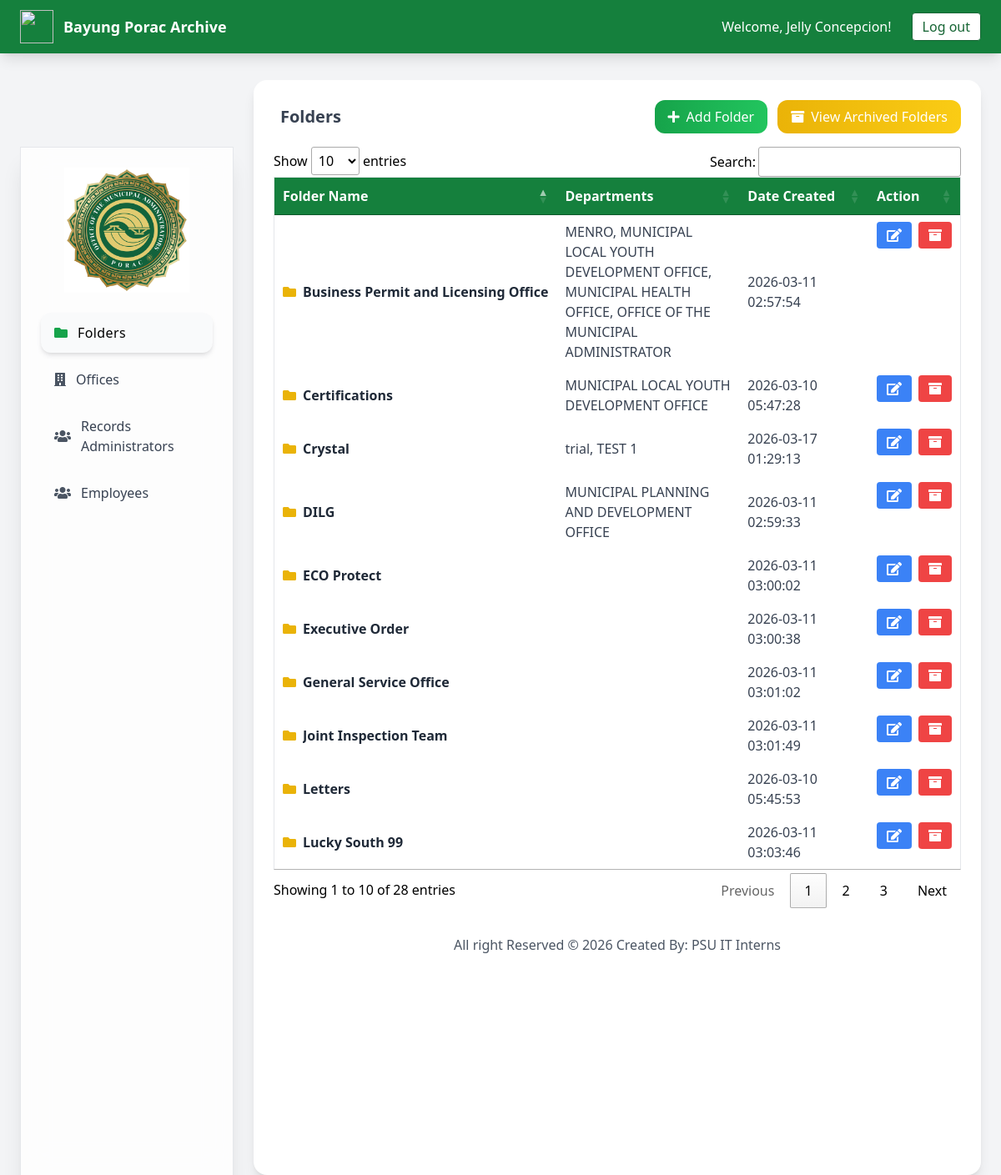
The page /system-administrator/folder_management.php (signed in) on the database its author committed.
### tables this page shows
CREATE TABLE `folders` (
  `folder_id` int(11) NOT NULL,
  `folder_name` varchar(150) NOT NULL,
  `folder_status` enum('Active','Archived') DEFAULT 'Active',
  `created_at` timestamp NOT NULL DEFAULT current_timestamp()
);

### system-administrator/folder_management.php (the view, shortened to what this page needs)
<!DOCTYPE html>
<html lang="en">
<?php
require_once("../include/connection.php");
$query = mysqli_query($conn,"
SELECT
f.folder_id,
f.folder_name,
f.created_at,
GROUP_CONCAT(d.department_name SEPARATOR ', ') as departments
FROM folders f
LEFT JOIN folder_departments fd ON f.folder_id = fd.folder_id
LEFT JOIN departments d ON fd.department_id = d.department_id
WHERE f.folder_status='Active'
GROUP BY f.folder_id
ORDER BY f.folder_name ASC
");
?>
<head>
<link href="https://cdn.datatables.net/1.10.25/css/jquery.dataTables.min.css" rel="stylesheet">
<link rel="stylesheet" href="https://cdnjs.cloudflare.com/ajax/libs/font-awesome/5.15.4/css/all.min.css" />
<script src="https://cdn.tailwindcss.com"></script>
</head>
<body class="bg-gray-100 font-sans">
<nav class="fixed top-0 w-full bg-green-700 shadow-lg z-50">
  <div class="flex flex-col sm:flex-row justify-between items-center
              h-auto sm:h-16 px-4 sm:px-6 py-2 sm:py-0 gap-2 sm:gap-0">
    <div class="flex items-center space-x-3">
      <img src="js/img/municipalLogo.png" class="w-8 h-8 sm:w-10 sm:h-10 object-contain">
      <h1 class="text-white font-semibold text-base sm:text-lg text-center sm:text-left">
        Bayung Porac Archive
      </h1>
    </div>
    <div class="flex flex-col sm:flex-row items-center
                gap-2 sm:space-x-4 text-white
                text-sm sm:text-base text-center sm:text-left">
      <span>
        Welcome, <?php echo ucwords(htmlentities($_SESSION['admin_name'])); ?>!
      </span>
      <a href="#" onclick="confirmLogout(this)"
         class="bg-white text-green-800 border border-green-800 px-3 py-1 rounded
                hover:bg-green-800 hover:text-white hover:border-white
                transition-colors duration-300">
        Log out
      </a>
    </div>
  </div>
</nav>
<div class="mt-24 px-4 sm:px-6 flex flex-col lg:flex-row gap-6">
 <aside id="sidebar"
       class="fixed top-20 left-0 z-50 w-64 bg-white/80 backdrop-blur-lg shadow-xl p-4 sm:p-6 border border-gray-200 flex flex-col items-center h-[calc(100vh-6rem)] transform -translate-x-full transition-transform duration-300 lg:translate-x-0 lg:relative lg:flex">
  <img src="img/adminLogo.png"
       class="square-logo mb-6 max-w-[120px] sm:max-w-[150px] transition-transform duration-300 hover:scale-105">
  <nav class="w-full space-y-2">
    <a href="folder_management.php"
       class="group flex items-center gap-3 w-full px-4 py-3 rounded-xl
              bg-gray-50 shadow-md hover:bg-gray-100 hover:shadow-xl hover:-translate-y-1
              transition-all duration-300">
      <i class="fas fa-folder text-green-600"></i>
      <span class="font-medium tracking-wide text-sm sm:text-base">Folders</span>
    </a>
    <a href="department_management.php"
       class="group flex items-center gap-3 w-full px-4 py-3 rounded-xl text-gray-700 hover:bg-gray-50 hover:-translate-y-1 hover:shadow-md transition-all duration-300">
      <i class="fas fa-building text-gray-600 group-hover:text-green-600 transition-colors"></i>
      <span class="font-medium text-sm sm:text-base">Offices</span>
    </a>
    <a href="view_admin.php"
       class="group flex items-center gap-3 w-full px-4 py-3 rounded-xl text-gray-700 hover:bg-gray-50 hover:-translate-y-1 hover:shadow-md transition-all duration-300">
      <i class="fas fa-users text-gray-600 group-hover:text-green-600 transition-colors"></i>
      <span class="font-medium text-sm sm:text-base">Records Administrators</span>
    </a>
    <a href="view_user.php"
       class="group flex items-center gap-3 w-full px-4 py-3 rounded-xl text-gray-700 hover:bg-gray-50 hover:-translate-y-1 hover:shadow-md transition-all duration-300">
      <i class="fas fa-users text-gray-600 group-hover:text-green-600 transition-colors"></i>
      <span class="font-medium text-sm sm:text-base">Employees</span>
    </a>
  </nav>
</aside>
  <div class="w-full lg:w-3/4 flex-1 lg:ml-0">
    <div class="bg-white rounded-2xl shadow-lg p-4 sm:p-6 h-full transition-all duration-300 hover:shadow-xl">
      <div class="flex flex-col sm:flex-row justify-between items-center gap-3 mb-4">
        <h2 class="text-lg sm:text-xl font-semibold text-gray-700 flex items-center gap-2 text-center sm:text-left">
          <i class=""></i> Folders
        </h2>
        <div class="flex flex-col sm:flex-row gap-2 sm:gap-3 w-full sm:w-auto">
          <button onclick="$('#modalAddFolder').removeClass('hidden');"
                  class="w-full sm:w-auto justify-center bg-gradient-to-r from-green-600 to-green-500 text-white px-4 py-2 rounded-xl hover:scale-105 hover:shadow-lg flex items-center gap-2 transition-all duration-300">
            <i class="fas fa-plus"></i> Add Folder
          </button>
          <button onclick="openArchivedFolders();"
                  class="w-full sm:w-auto justify-center bg-gradient-to-r from-yellow-500 to-yellow-400 text-white px-4 py-2 rounded-xl hover:scale-105 hover:shadow-lg transition-all duration-300 flex items-center gap-2">
            <i class="fas fa-archive"></i> View Archived Folders
          </button>
        </div>
      </div>
      <div class="w-full overflow-x-auto">
  <table id="dtable" class="min-w-full border border-gray-200 table-auto">
    <thead class="bg-green-700 text-white">
      <tr>
        <th class="px-4 py-2 text-left">Folder Name</th>
        <th class="px-4 py-2 text-left">Departments</th>
        <th class="px-4 py-2 text-left">Date Created</th>
        <th class="px-4 py-2 text-center">Action</th>
      </tr>
    </thead>
    <tbody class="text-gray-700">
      <?php while($row=mysqli_fetch_array($query)){ ?>
      <tr class="border-b hover:bg-gray-50">
        <td class="px-4 py-2">
          <a href="add_document.php?folder_id=<?php echo $row['folder_id']; ?>"
             class="flex items-center gap-2 text-gray-800 hover:text-green-700 truncate">
            <i class="fas fa-folder text-yellow-500"></i>
            <b class="truncate"><?php echo $row['folder_name']; ?></b>
          </a>
        </td>
        <td class="px-4 py-2 text-xs sm:text-sm md:text-base break-words max-w-[220px]">
          <?php echo $row['departments']; ?>
        </td>
        <td class="px-4 py-2"><?php echo $row['created_at']; ?></td>
        <td class="px-4 py-2 flex flex-col sm:flex-row items-center justify-center gap-2">
          <button onclick="$('#modalEditFolder<?php echo $row['folder_id']; ?>').removeClass('hidden');"
                  class="bg-blue-500 text-white px-3 py-1 rounded hover:bg-blue-600 w-full sm:w-auto">
            <i class="fas fa-edit"></i>
          </button>
          <a href="#" onclick="confirmArchive(<?php echo $row['folder_id']; ?>)"
             class="bg-red-500 text-white px-3 py-1 rounded hover:bg-red-600 w-full sm:w-auto text-center">
            <i class="fas fa-archive"></i>
          </a>
        </td>
      </tr>
      <?php } ?>
    </tbody>
  </table>
</div>
<footer class="mt-8 text-center text-gray-600">
  <p>All right Reserved &copy; <?php echo date('Y');?> Created By: PSU IT Interns</p>
</footer>
</body>
</html>

### system-administrator/folder_management.php (style rules this page uses)
.square-logo { width: 180px; object-fit: contain; }

### rows shown on the page
folders: folder_name "Business Permit and Licensing Office", departments "MENRO, MUNICIPAL LOCAL YOUTH DEVELOPMENT OFFICE, MUNICIPAL HEALTH OFFICE, OFFICE OF THE MUNICIPAL ADMINISTRATOR", created_at "2026-03-11 02:57:54"
folders: folder_name "Certifications", departments "MUNICIPAL LOCAL YOUTH DEVELOPMENT OFFICE", created_at "2026-03-10 05:47:28"
folders: folder_name "Crystal", departments "trial, TEST 1", created_at "2026-03-17 01:29:13"
folders: folder_name "DILG", departments "MUNICIPAL PLANNING AND DEVELOPMENT OFFICE", created_at "2026-03-11 02:59:33"
folders: folder_name "ECO Protect", created_at "2026-03-11 03:00:02"
folders: folder_name "Executive Order", created_at "2026-03-11 03:00:38"
folders: folder_name "General Service Office", created_at "2026-03-11 03:01:02"
folders: folder_name "Joint Inspection Team", created_at "2026-03-11 03:01:49"
folders: folder_name "Letters", created_at "2026-03-10 05:45:53"
folders: folder_name "Lucky South 99", created_at "2026-03-11 03:03:46"

### other values the page prints
$_SESSION['admin_name'] "Jelly Concepcion"
